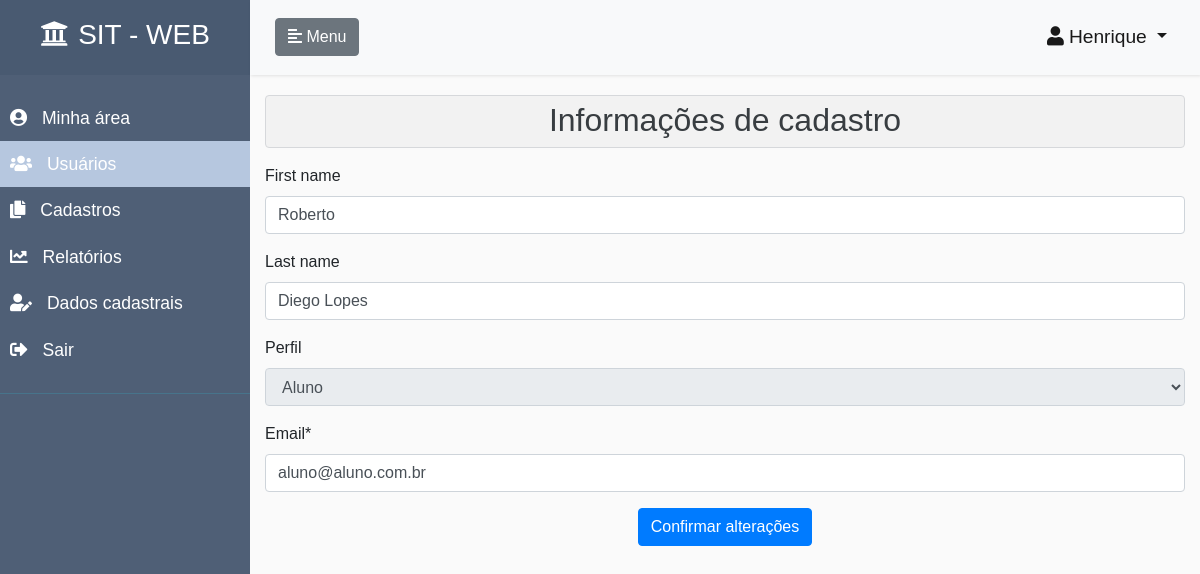
The app's page /accounts/edit/3 (signed in) with its own data.
### accounts/models.py (models this page shows, shortened)
class CustomUser(AbstractUser):
    ALUNO = 1
    INSTRUTOR = 2
    ADMINISTRADOR = 3
    PERFIS = (
        (ALUNO, 'Aluno'),
        (INSTRUTOR, 'Instrutor'),
        (ADMINISTRADOR, 'Administrador'),
    )
    email = models.EmailField(unique=True)
    username = models.CharField(
        max_length=150,
        null=True,
        blank=True,
    )
    perfil = models.PositiveSmallIntegerField(
        choices=PERFIS,
        null=True,
        blank=True
    )
    REQUIRED_FIELDS = []
    USERNAME_FIELD = 'email'
    def tem_perfil_aluno(self):
        if self.perfil == self.ALUNO:
            return True
        return False
    def tem_perfil_instrutor(self):
        if self.perfil == self.INSTRUTOR:
            return True
        return False
    def tem_perfil_administrador(self):
        if self.perfil == self.ADMINISTRADOR or self.is_staff:
            return True
        return False

### accounts/views.py (the view)
# urls.py: path('edit/<int:id>', EditUserView, name='edituser'),
@login_required
def EditUserView(request, id):
    usuario = get_object_or_404(CustomUser, pk=id)
    form = CustomUserChangeForm(instance=usuario)
    perfil_aluno = False
    perfil_instrutor = False
    perfil_administrador = False
    menu_usuarios = False
    menu_dados_cadastrais = False
    if request.user.tem_perfil_aluno():
        perfil_aluno = True
        menu_dados_cadastrais = True
    if request.user.tem_perfil_administrador():
        perfil_administrador = True
        menu_usuarios = True
    if request.user.tem_perfil_instrutor():
        perfil_instrutor = True
        menu_dados_cadastrais = True
    form.fields['first_name'].widget.attrs['readonly'] = False
    form.fields['last_name'].widget.attrs['readonly'] = False
    form.fields['perfil'].widget.attrs['disabled'] = True
    if request.method == 'POST':
        perfil_usuario = usuario.perfil
        form = CustomUserChangeForm(request.POST, instance=usuario)
        if form.is_valid():
            usuario.perfil = perfil_usuario
            usuario.save()
            if perfil_administrador:
                return redirect("/accounts/lista-usuarios")
            else:
                if perfil_instrutor:
                    return redirect("/area-usuario")
                else:
                    return redirect("/area-usuario")
        else:
            return render(
                request,
                'editUser.html',
                {
                    'form': form,
                    'usuario': usuario,
                    'perfil_aluno': perfil_aluno,
                    'perfil_administrador': perfil_administrador,
                    'perfil_instrutor': perfil_instrutor,
                    'menu_meus_cursos': False,
                    'menu_cadastros': False,
                    'menu_relatorios': False,
                    'menu_usuarios': menu_usuarios,
                    'menu_dados_cadastrais': menu_dados_cadastrais,
                }
            )
    else:
        return render(
            request,
            'editUser.html',
            {
                'form': form,
                'usuario': usuario,
                'perfil_aluno': perfil_aluno,
                'perfil_administrador': perfil_administrador,
                'perfil_instrutor': perfil_instrutor,
                'menu_inicio': False,
                'menu_meus_cursos': False,
                'menu_cadastros': False,
                'menu_relatorios': False,
                'menu_usuarios': menu_usuarios,
                'menu_dados_cadastrais': menu_dados_cadastrais,
            }
        )

### accounts/forms.py
class CustomUserChangeForm(UserChangeForm):
    def __init__(self, *args, **kwargs):
        super(UserChangeForm, self).__init__(*args, **kwargs)
        instance = getattr(self, 'instance', None)
        if instance and instance.pk:
            self.fields['first_name'].widget.attrs['readonly'] = True
            self.fields['last_name'].widget.attrs['readonly'] = True
            self.fields['perfil'].widget.attrs['readonly'] = True
    password = None
    class Meta(UserChangeForm):
        model = CustomUser
        fields = ('first_name', 'last_name', 'perfil', 'email',)

### accounts/templates/editUser.html (shortened to what this page needs)
{% extends  'pagina-inicial.html' %}
{% load crispy_forms_tags %}
{% block content_page %}
        <div class="alert alert-secondary" role="alert" style="background-color: rgba(0,0,0,.03); padding: 0;">
            <h2 class="text-center" style="margin-top: 5px;">Informações de cadastro</h2>
        </div>
        <form method="post">
            {{ form|crispy }}
            <div class="btn-toolbar justify-content-between" role="toolbar" aria-label="Toolbar with button groups">
                <div class="col text-center">
                    <button type="submit" class="btn btn-primary" title="Salva as alterações realizadas">Confirmar alterações</button>
                </div>
            </div>
        </form>
 {% endblock %}

### templates/pagina-inicial.html (shortened to what this page needs)
{% extends  'base.html' %}
{% load static %}
{% load crispy_forms_tags %}
{% block head %}
    <link rel="stylesheet" href="{% static 'css/styles.css' %}">
{% endblock %}
{% block body %}
<body>
    <div class="wrapper">
        <nav id="sidebar">
            <div class="sidebar-header">
                <h3><a href="/" style="color: white;"><i class="fas fa-university class-icone" style="margin-right: 10px;  margin-top: 5px;"></i>SIT - WEB</a></h3>
            </div>
            <ul class="list-unstyled components">
                {% if menu_inicio == True %}
                <li class="active">
                    <a class="class-link" href="/area-usuario" title="Acessa área do usuário">
                        <i class="fas fa-user-circle class-icon"></i>
                        Minha área
                    </a>
                </li>
                {% else%}
                <li>
                    <a class="class-link" href="/area-usuario" title="Acessa área do usuário">
                        <i class="fas fa-user-circle class-icon"></i>
                        Minha área
                    </a>
                </li>
                {% endif %}
                {% if perfil_administrador == True %}
                    {% if menu_usuarios == True %}
                    <li class="active">
                    {% else %}
                    <li>
                    {% endif %}
                        <a class="class-link" href="/accounts/lista-usuarios" title="Acessa gerência de usuários">
                            <i class="fas fa-users class-icon"></i>
                            Usuários
                        </a>
                    </li>
                {% endif %}
                {% if perfil_administrador == True or perfil_instrutor == True %}
                    {% if menu_cadastros == True %}
                    <li class="active">
                    {% else %}
                    <li>
                    {% endif %}
                        <a class="class-link" href="/cadastros-conteudos" title="Acessa cadastros de conteúdos">
                            <i class="fas fa-copy class-icon"></i>
                            Cadastros
                        </a>
                    </li>
                {% endif %}
                {% if menu_relatorios == True %}
                <li class="active">
                    <a class="class-link" href="/relatorio-acompanhamento/"  title="Acessa relatórios de acompanhamento">
                        <i class="fas fa-chart-line class-icon"></i>
                        Relatórios
                    </a>
                </li>
                {% else%}
                <li>
                    <a class="class-link" href="/relatorio-acompanhamento/" title="Acessa relatórios de acompanhamento">
                        <i class="fas fa-chart-line class-icon"></i>
                        Relatórios
                    </a>
                </li>
                {% endif %}
                {% if menu_dados_cadastrais == True %}
                    <li class="active">
                {% else%}
                    <li>
                {% endif %}
                    <a class="class-link" href="/accounts/edit/{{ user.id }}" title="Informações de dados cadastrais do usuário">
                        <i class="fas fa-user-edit class-icon"></i>
                        Dados cadastrais
                    </a>
                </li>
                <li>
                    <a class="class-link" href="/accounts/logout" title="Realiza logout do usuário">
                        <i class="fas fa-sign-out-alt class-icon"></i>
                        Sair
                    </a>
                </li>
            </ul>
        </nav>
        <div id="content" class="container-fluid" style="padding-top: 0; padding-left: 0; padding-right: 0;">
            <nav class="navbar navbar-expand-lg navbar-light bg-light">
                <div class="container-fluid">
                    <button type="button" id="sidebarCollapse" class="btn btn-secondary">
                        <i class="fas fa-align-left"></i>
                        <span class="class-span">Menu</span>
                    </button>
                    <div class="collapse navbar-collapse" id="navbarSupportedContent">
                        <ul class="navbar-nav ml-auto">
                              <li class="nav-item active dropdown">
                                <a class="nav-link dropdown-toggle" href="#" id="navbarDropdownMenuLink" data-toggle="dropdown" aria-haspopup="true" aria-expanded="false" style="font-size: 1.2rem;">
                                  <i class="fas fa-user class-icon icone-usuario"></i>{{ user.first_name }}
                                </a>
                              </li>
                        </ul>
                    </div>
                </div>
            </nav>
            <div class="container-fluid">
                {% block content_page %}{% endblock %}
            </div>
        </div>
    </div>
</body>
{% endblock %}

### static/css/styles.css (style rules this page uses)
body { font-family: 'Poppins', sans-serif; background: #fafafa; }
.icone-usuario { margin-right: 5px; }
.class-link, .class-link:hover, .class-link:focus { color: inherit; text-decoration: none; transition: all 0.3s; }
.navbar { padding: 15px 10px; background: #fff; border: none; border-radius: 0; margin-bottom: 20px; box-shadow: 1px 1px 3px rgba(0, 0, 0, 0.1); }
.class-icon, .class-span { display: inline-block; }
.wrapper { display: flex; align-items: stretch; }
#sidebar { min-width: 250px; max-width: 250px; background: #4f5f76; color: #fff; transition: all 0.3s; }
#sidebar ul li a { text-align: left; }
#sidebar .sidebar-header { padding: 15px; background: #495A71; text-align: center; }
#sidebar ul.components { padding: 20px 0; border-bottom: 1px solid #47748b; }
#sidebar ul li a { padding: 10px; font-size: 1.1em; display: block; }
#sidebar ul li a i { margin-right: 10px; }
#sidebar ul li.active>a, .class-link[aria-expanded="true"] { color: #fff; background: #B6C7DF; }
#content { width: 100%; padding-bottom: 20px; min-height: 100vh; transition: all 0.3s; }

### records on screen
CustomUser: first_name "Henrique"
CustomUser: first_name "Roberto", last_name "Diego Lopes", perfil "Aluno", email "aluno@aluno.com.br"
